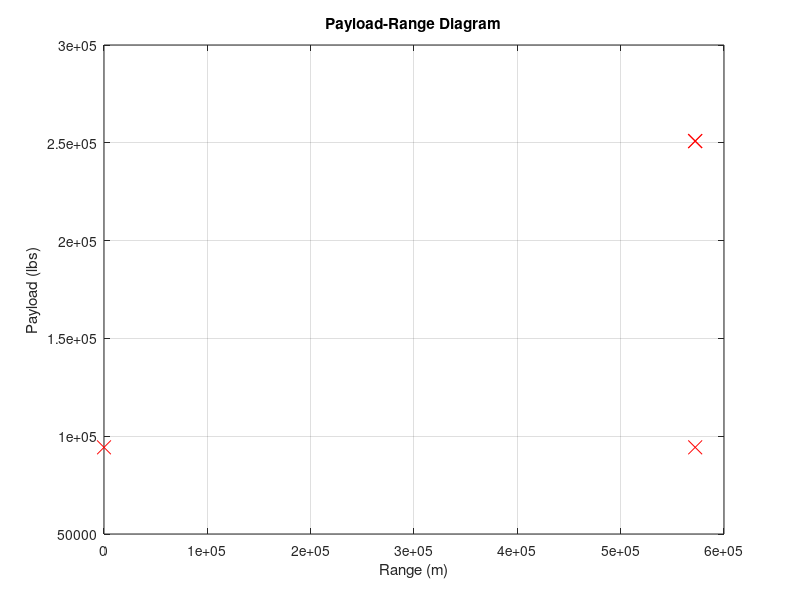

Recreate this plot in MATLAB.
%Payload Range Diagram
%forces are in lbs

clear
clc
close all

Wtomax=454971;
w1byWtomax=0.99;
w2byw1=0.99;
w3byw2=0.995;
w4byw3=0.980;
w5byw4 = 0.786;
w6byw5 = 0.983;
w7byw6 = 0.990;
w8byw7 = 0.98;
w9byw8 = 0.987;
w10byw9 = 0.99;
w11byw10 = 0.988;
w12byw11 = 0.992;

V=237,g=9.81,Cj=0.000139;
LbyD=13.67;

Wplmax=94300;Wfmax=4170.84;Wtfo=0.06*Wfmax;Wcrew=1840;We=197830;
Woe=We+Wtfo+Wcrew;

%point A
plot(0,Wplmax,'rx','MarkerSize',10);
hold on;

w4byw5=1/(w5byw4);
R=(V/(g*Cj))*(LbyD)*log(w4byw5);

%point B
Wf=Wtomax-Woe-Wplmax;
Mff=1-(Wf/Wtomax);
w5byw4 = Mff/((w1byWtomax)*(w2byw1)*(w3byw2)*(w4byw3)*(w6byw5)*(w7byw6)*(w8byw7)*(w9byw8)*(w10byw9)*(w11byw10)*(w12byw11));

plot(R,Wplmax,'rx','MarkerSize',10);

%point C
Wpl=Wtomax-Woe-Wfmax;
Mff=1-(Wfmax/Wtomax);
w5byw4 = Mff/((w1byWtomax)*(w2byw1)*(w3byw2)*(w4byw3)*(w6byw5)*(w7byw6)*(w8byw7)*(w9byw8)*(w10byw9)*(w11byw10)*(w12byw11));

plot(R,Wpl,'rx','MarkerSize',10);

%point D
Wto=Woe+Wfmax;
Mff=1-(Wfmax/Wto);
w5byw4 = Mff/((w1byWtomax)*(w2byw1)*(w3byw2)*(w4byw3)*(w6byw5)*(w7byw6)*(w8byw7)*(w9byw8)*(w10byw9)*(w11byw10)*(w12byw11));

plot(R,Wpl,'rx','MarkerSize',10);

grid on;
xlabel('Range (m)');
ylabel('Payload (lbs)');
title('Payload-Range Diagram');


